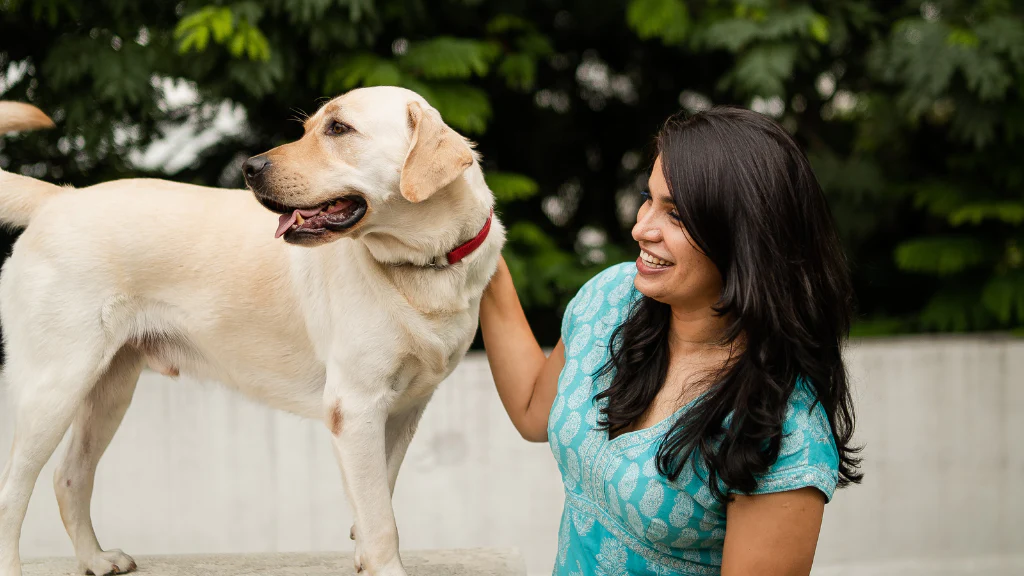
#> input picture examples/dog.jpg, 1024 x 576 px, found by its file name
$ jupyter execute Demo.ipynb   (shell and % lines are left out)
#> lines starting #> are read from the running program, lines starting #| are printed output that depends on the picture
[cell 1]
import matplotlib.pyplot as plt
import cv2

[cell 2]
image = cv2.imread('fast_sam/examples/dog.jpg')
#> image is the input picture: shape (576, 1024, 3); mean B, G, R 99.2, 116.6, 119.6
image = cv2.cvtColor(image, cv2.COLOR_BGR2RGB)

original_h = image.shape[0]
#> original_h = 576
original_w = image.shape[1]
#> original_w = 1024
print(original_w, original_h)
#| 1024 576
plt.figure(figsize=(10, 10))
plt.imshow(image)

[cell 3]
# Text prompt

image = cv2.imread('output/dog.jpg')
image = cv2.cvtColor(image, cv2.COLOR_BGR2RGB)
original_h = image.shape[0]
original_w = image.shape[1]
print(original_w, original_h)
#| 1024 576
plt.figure(figsize=(10, 10))
plt.axis("off")
plt.imshow(image)

[cell 4]
image = cv2.imread('fast_sam/examples/cat.jpg')
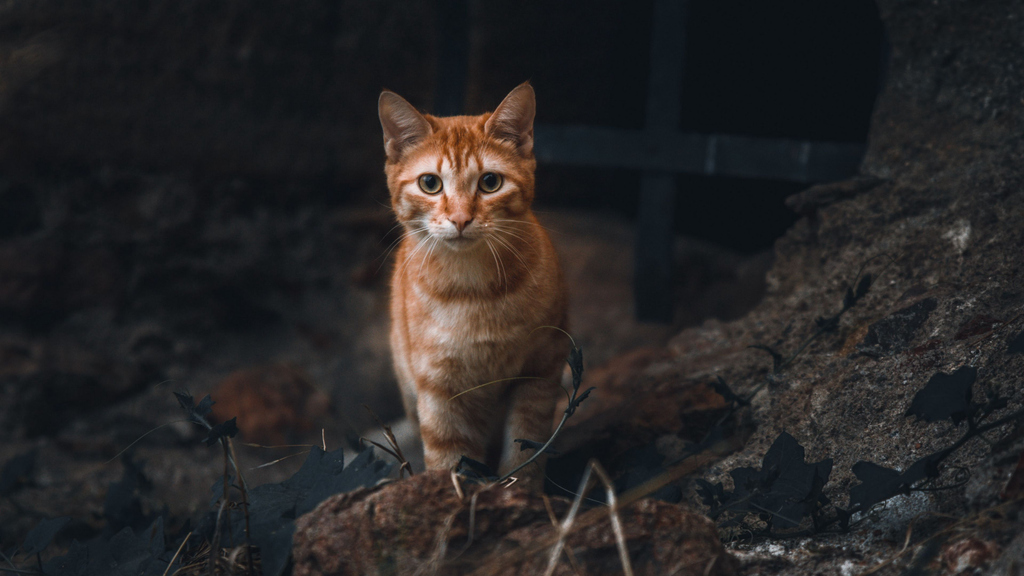
#> input picture examples/cat.jpg, 1024 x 576 px, found by its file name
#> image is the input picture: shape (576, 1024, 3); mean B, G, R 37.8, 37.7, 39.7
image = cv2.cvtColor(image, cv2.COLOR_BGR2RGB)

original_h = image.shape[0]
original_w = image.shape[1]
print(original_w, original_h)
#| 1024 576
plt.figure(figsize=(10, 10))
plt.imshow(image)

[cell 5]
# Text prompt

image = cv2.imread('output/cat.jpg')
image = cv2.cvtColor(image, cv2.COLOR_BGR2RGB)
original_h = image.shape[0]
original_w = image.shape[1]
print(original_w, original_h)
#| 1024 576
plt.figure(figsize=(10, 10))
plt.axis("off")
plt.imshow(image)

[cell 6]
image = cv2.imread('fast_sam/examples/person.jpg')
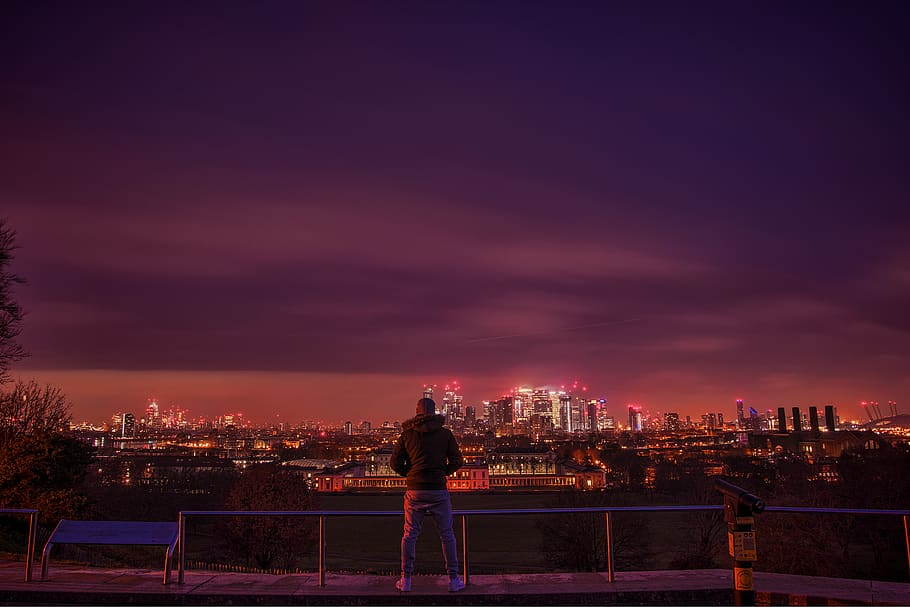
#> input picture examples/person.jpg, 910 x 607 px, found by its file name
#> image is the input picture: shape (607, 910, 3); mean B, G, R 46.6, 27.9, 64.7
image = cv2.cvtColor(image, cv2.COLOR_BGR2RGB)

original_h = image.shape[0]
#> original_h = 607
original_w = image.shape[1]
#> original_w = 910
print(original_w, original_h)
#| 910 607
plt.figure(figsize=(10, 10))
plt.imshow(image)

[cell 7]
# Text prompt

image = cv2.imread('output/person.jpg')
image = cv2.cvtColor(image, cv2.COLOR_BGR2RGB)
original_h = image.shape[0]
original_w = image.shape[1]
print(original_w, original_h)
#| 910 607
